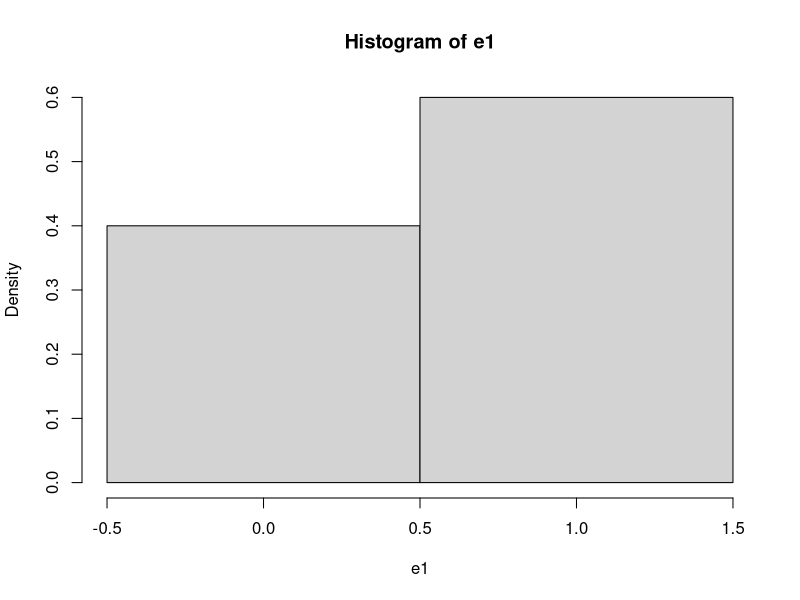
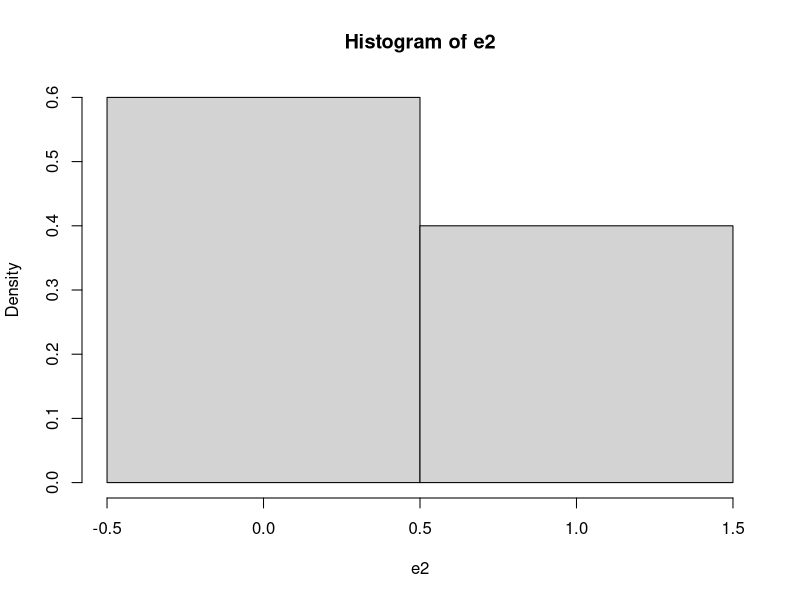
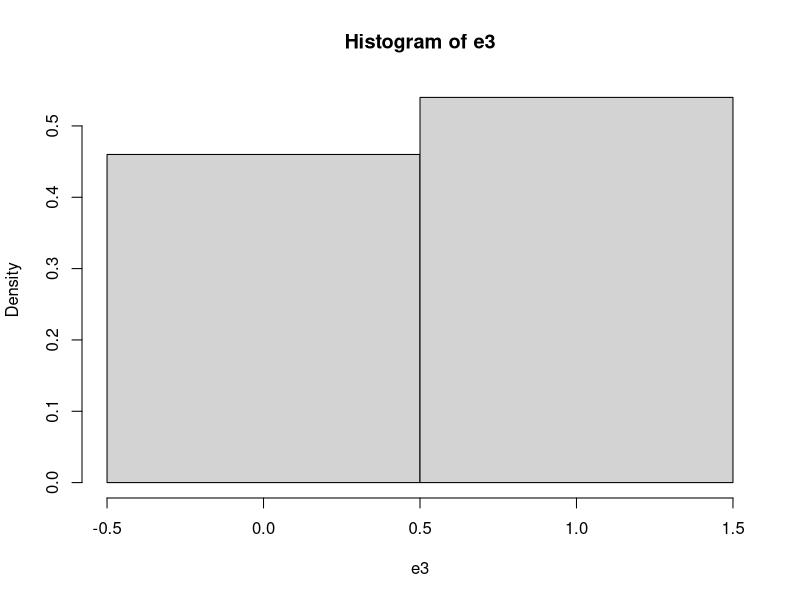
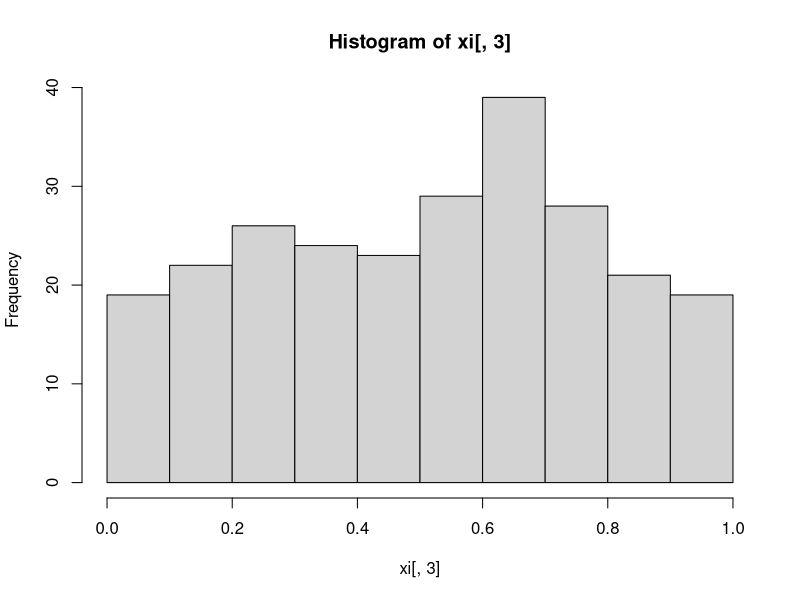
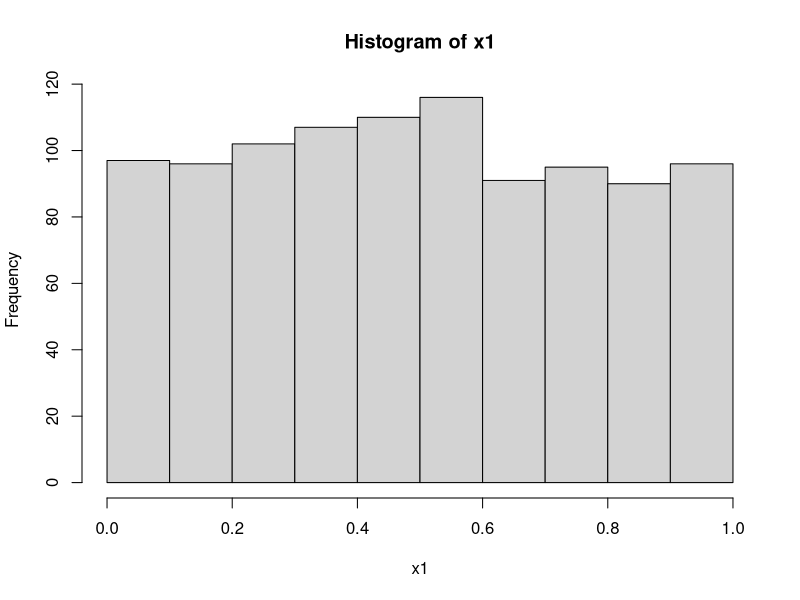

These charts were generated, in order, by the following R code: (Note: this script raises an error after producing the figures.)
## ---- chunk 1
#                      -=( Install & Load Package Function )=-
install_load <- function (package1, ...)  {   

   # convert arguments to vector
   packages <- c(package1, ...)

   # start loop to determine if each package is installed
   for(package in packages){

       # if package is installed locally, load
       if(package %in% rownames(installed.packages()))
          do.call('library', list(package))

       # if package is not installed locally, download, then load
       else {
          install.packages(package)
          do.call("library", list(package))
       }
   } 
}

path <- function() gsub  ( "\\\\",  "/",  readClipboard ()  )
#Copy path, Panggil function di console
#Copy r path, paste ke var yang diinginkan
## ---- chunk 2
require("knitr")
opts_knit$set(root.dir = "C:/Users/Fathan/Documents/Obsidian Vault/2. Kuliah/Smt 6/1. Metode Simulasi dan Resampling")
## ---- chunk 3
FlipCoin <- function(n) sample(0:1, n, rep=T) 
n <- 10
e1 <- FlipCoin(n) 
e1 
## ---- chunk 4
cat("Banyaknya tail :", sum(e1==0), "dan Peluangnya :", sum(e1==0)/n,
    "\nBanyaknya head :", sum(e1==1), "dan Peluangnya :", sum(e1==1)/n)
## ---- chunk 5
hist(e1,breaks=c(-0.5, 0.5, 1.5), prob=T) 
## ---- chunk 6
#Menggunakan function sebelumnya
n <- 28 
gb <- FlipCoin(n)
gb

g = 0; b=0; B=0
for(i in 1:n){
  if(gb[i] == 1){
    g <- g+1
    b <- 0
  } else{
    b <- b+1
  }
  
  if(b==4){
    B <- B+1
    b <- 0
  }
}

cat("Banyaknya anak perempuan :", g,
    "\nBanyaknya 4 anak tanpa perempuan :", B, 
    "\nPeluangnya :", g/(g+B))
## ---- chunk 7
RollDie <- function(n) sample(1:6, n, rep=T)
n <- 50
d1 <- RollDie(n)
d1
## ---- chunk 8
cat("Banyaknya tail :", sum(d1==3), "dan Frekuensi Relatifnya :", sum(d1==3)/n)
## ---- chunk 9
n <- 100
e2 <- FlipCoin(n) 
cat("Banyaknya tail :", sum(e2==0), "dan Frekuensi Relatifnya :", sum(e2==0)/n,
    "\nBanyaknya head :", sum(e2==1), "dan Frekuensi Relatifnya :", sum(e2==1)/n)
## ---- chunk 10
hist(e2, breaks=c(-0.5, 0.5, 1.5), prob=T)
## ---- chunk 11
n <- 500
e3 <- FlipCoin(n) 
cat("Banyaknya tail :", sum(e3==0), "dan Peluangnya :", sum(e3==0)/n,
    "\nBanyaknya head :", sum(e3==1), "dan Peluangnya :", sum(e3==1)/n)
## ---- chunk 12
hist(e3, breaks=c(-0.5, 0.5, 1.5), prob=T)
## ---- chunk 13
Dice <- function(n){
  d <- RollDie(n)
  rolls <- numeric(0)
  for(i in 1:6) rolls = c(rolls, sum(d==i)/n)
return(rolls)
}

RollingDice <- data.frame(
  rolls.200 = Dice(200),
  rolls.1000 = Dice(1000)
) 
rownames(RollingDice) <- paste0("RF.", 1:6)
print(RollingDice)
## ---- chunk 14
x0 <-73 
n <- 250
a <- 17
b <- 7
m <- 1024

xi <- matrix (NA , n, 3 )
colnames (xi) <-c( "aX(i-1)+b", "Xi", "Ui") 
for  (i in 1 :n){
  xi[i,1] <- (a * x0 + b) 
  xi[i,2] <- xi[i, 1]%%m 
  xi[i,3] <- xi[i, 2]/m 
  x0 <- xi[i,2]
}
hist(xi[,3])

cbind("i"=1:20,    "Xi"=xi[1:20,2], 
      "i"=101:120, "Xi"=xi[101:120,2], 
      "i"=201:220, "Xi"=xi[201:220,2])
## ---- chunk 15
n <- 1000
x1 <- 0.9
for(i in 2:n) x1[i] <- (pi + x1[i-1])^5%%1

hist(x1)

cbind("i"=1:20,    "Xi"=xi[1:20,2], 
      "i"=101:120, "Xi"=xi[101:120,2], 
      "i"=201:220, "Xi"=xi[201:220,2])
## ---- chunk 16
install_load('readxl','dplyr','kableExtra','DT')
raw.data <- read_xlsx("Data pert 2.xlsx")
data <- raw.data
